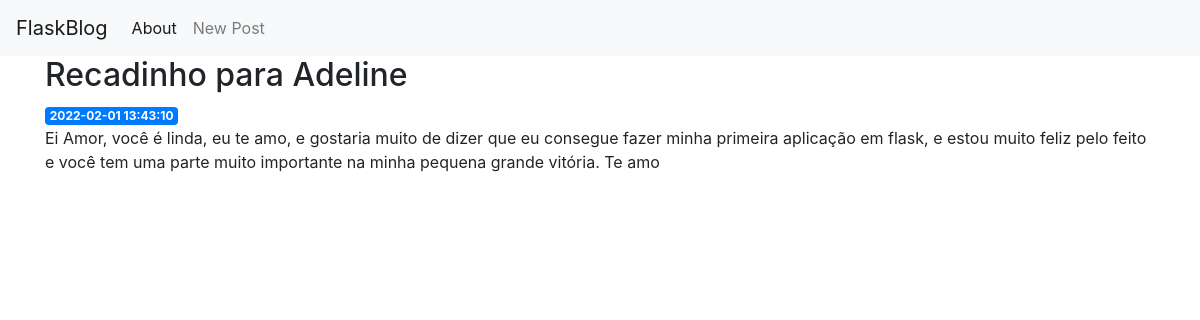
The page /5 on the database its author committed.
### tables this page shows
CREATE TABLE posts (
    id INTEGER PRIMARY KEY AUTOINCREMENT,
    created TIMESTAMP NOT NULL DEFAULT CURRENT_TIMESTAMP,
    title TEXT NOT NULL,
    content TEXT NOT NULL
);

### app.py (the view)
@app.route('/<int:post_id>')
def post(post_id):
    post = get_post(post_id)
    return render_template('post.html', post=post)

### app.py (called while the page is built)
def get_db_connection():
    conn = sqlite3.connect('database.db')
    conn.row_factory = sqlite3.Row
    return conn

def get_post(post_id):
    conn = get_db_connection()
    post = conn.execute('SELECT * FROM posts WHERE id = ?',
                        (post_id,)).fetchone()
    conn.close()
    if post is None:
        abort(404)
    return post

### templates/post.html
{% extends 'base.html' %}
{% block content %}
    <h2>{% block title %} {{ post['title'] }} {% endblock %}</h2>
    <span class="badge badge-primary">{{ post['created'] }}</span>
    <p>{{ post['content'] }}</p>
{% endblock %}

### rows shown on the page
posts: title "Recadinho para Adeline", created "2022-02-01 13:43:10", content "Ei Amor, você é linda, eu te amo, e gostaria muito de dizer que eu consegue fazer minha primeira aplicação em flask, e estou muito feliz pelo feito e você tem uma parte muito importante na minha pequena grande vitória. Te amo"
